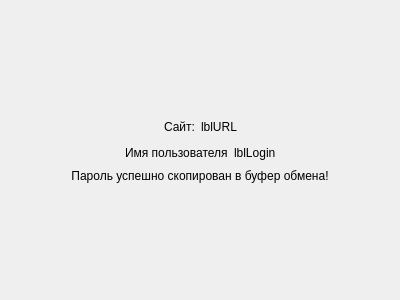
<?xml version="1.0" encoding="UTF-8"?>
<ui version="4.0">
 <class>PasswordCopiedMessage::PasswordCopiedMessage</class>
 <widget class="QWidget" name="PasswordCopiedMessage::PasswordCopiedMessage">
  <property name="geometry">
   <rect>
    <x>0</x>
    <y>0</y>
    <width>400</width>
    <height>300</height>
   </rect>
  </property>
  <property name="windowTitle">
   <string>PasswordCopiedMessage</string>
  </property>
  <layout class="QVBoxLayout" name="verticalLayout">
   <item>
    <spacer name="verticalSpacer_2">
     <property name="orientation">
      <enum>Qt::Orientation::Vertical</enum>
     </property>
     <property name="sizeHint" stdset="0">
      <size>
       <width>20</width>
       <height>96</height>
      </size>
     </property>
    </spacer>
   </item>
   <item>
    <layout class="QHBoxLayout" name="horizontalLayout">
     <item>
      <spacer name="horizontalSpacer">
       <property name="orientation">
        <enum>Qt::Orientation::Horizontal</enum>
       </property>
       <property name="sizeHint" stdset="0">
        <size>
         <width>40</width>
         <height>20</height>
        </size>
       </property>
      </spacer>
     </item>
     <item>
      <widget class="QLabel" name="label">
       <property name="sizePolicy">
        <sizepolicy hsizetype="Preferred" vsizetype="Preferred">
         <horstretch>0</horstretch>
         <verstretch>0</verstretch>
        </sizepolicy>
       </property>
       <property name="text">
        <string>Сайт:</string>
       </property>
      </widget>
     </item>
     <item>
      <widget class="QLabel" name="lblURL">
       <property name="sizePolicy">
        <sizepolicy hsizetype="Fixed" vsizetype="Fixed">
         <horstretch>0</horstretch>
         <verstretch>0</verstretch>
        </sizepolicy>
       </property>
       <property name="text">
        <string>lblURL</string>
       </property>
      </widget>
     </item>
     <item>
      <spacer name="horizontalSpacer_2">
       <property name="orientation">
        <enum>Qt::Orientation::Horizontal</enum>
       </property>
       <property name="sizeHint" stdset="0">
        <size>
         <width>40</width>
         <height>20</height>
        </size>
       </property>
      </spacer>
     </item>
    </layout>
   </item>
   <item>
    <layout class="QHBoxLayout" name="horizontalLayout_2">
     <item>
      <spacer name="horizontalSpacer_4">
       <property name="orientation">
        <enum>Qt::Orientation::Horizontal</enum>
       </property>
       <property name="sizeHint" stdset="0">
        <size>
         <width>40</width>
         <height>20</height>
        </size>
       </property>
      </spacer>
     </item>
     <item>
      <widget class="QLabel" name="label_2">
       <property name="text">
        <string>Имя пользователя</string>
       </property>
      </widget>
     </item>
     <item>
      <widget class="QLabel" name="lblLogin">
       <property name="text">
        <string>lblLogin</string>
       </property>
      </widget>
     </item>
     <item>
      <spacer name="horizontalSpacer_3">
       <property name="orientation">
        <enum>Qt::Orientation::Horizontal</enum>
       </property>
       <property name="sizeHint" stdset="0">
        <size>
         <width>40</width>
         <height>20</height>
        </size>
       </property>
      </spacer>
     </item>
    </layout>
   </item>
   <item>
    <widget class="QLabel" name="label_3">
     <property name="text">
      <string>Пароль успешно скопирован в буфер обмена!</string>
     </property>
     <property name="alignment">
      <set>Qt::AlignmentFlag::AlignCenter</set>
     </property>
    </widget>
   </item>
   <item>
    <spacer name="verticalSpacer">
     <property name="orientation">
      <enum>Qt::Orientation::Vertical</enum>
     </property>
     <property name="sizeHint" stdset="0">
      <size>
       <width>20</width>
       <height>96</height>
      </size>
     </property>
    </spacer>
   </item>
  </layout>
 </widget>
 <resources/>
 <connections/>
</ui>
